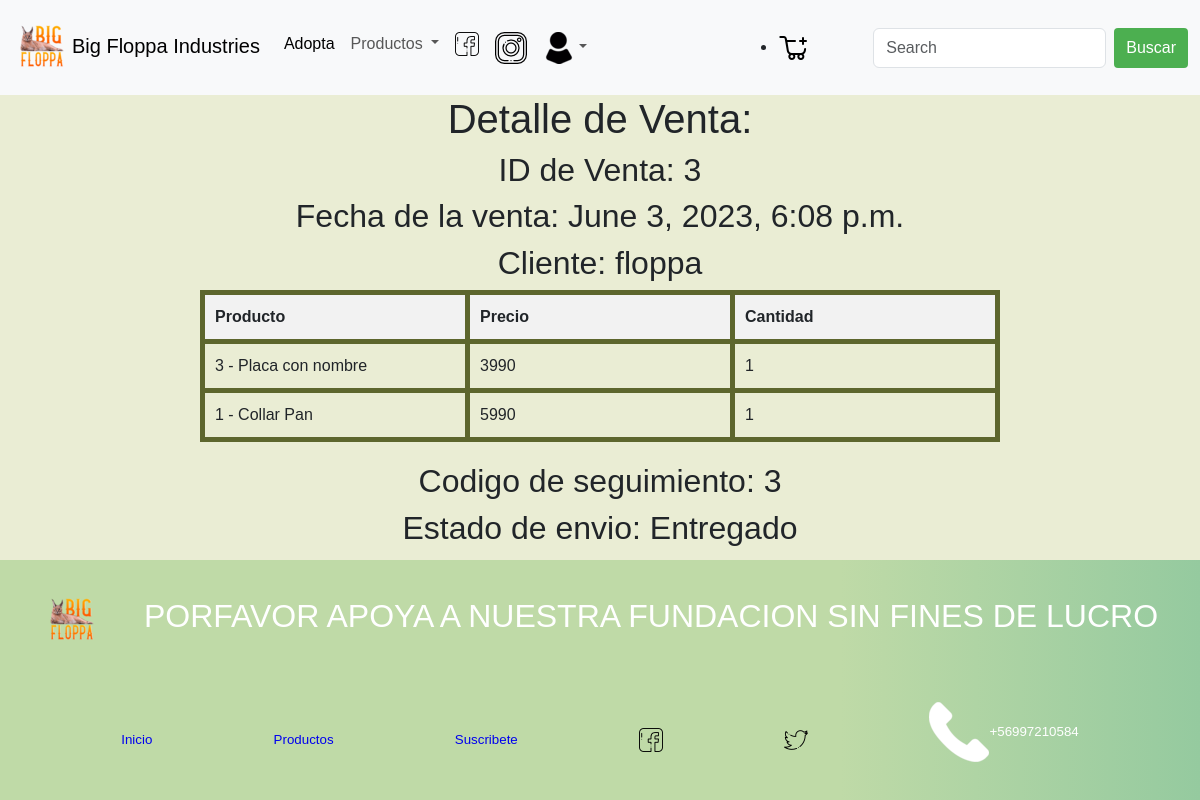
The app's page /venta/3/ with its own data.
### core/models.py (models this page shows, shortened)
class Venta(models.Model):
    id = models.AutoField(primary_key=True)
    fecha = models.DateTimeField(default=datetime.now())
    cliente = models.ForeignKey(to=User, on_delete=models.CASCADE)
    total = models.IntegerField()

class Detalle(models.Model):
    id = models.AutoField(primary_key=True)
    venta = models.ForeignKey(to=Venta, on_delete=models.CASCADE)
    producto = models.ForeignKey(to=Producto, on_delete=models.CASCADE)
    precio = models.IntegerField()
    cantidad = models.IntegerField()

class Producto(models.Model):
    codigo = models.CharField(max_length=4, primary_key=True)
    descripcion = models.CharField(max_length=200)
    precio  = models.IntegerField()
    stock  = models.IntegerField()
    imagen  = models.CharField(max_length=200)
    oferta = models.BooleanField(default=False)
    def __str__(self):
        return self.codigo+" - "+self.descripcion

class Seguimiento(models.Model):
    nro_seguimiento = models.AutoField(primary_key=True)
    id = models.ForeignKey(to=Venta, on_delete=models.CASCADE)
    estado = models.CharField(max_length=25)

### core/views.py (the view)
# urls.py: path('venta/<venta_id>/', detalle_venta, name='detalle_venta'),
def detalle_venta(request, venta_id):
    seguimiento = Seguimiento.objects.get(id=venta_id)
    venta = get_object_or_404(Venta, pk=venta_id)
    detalle = Detalle.objects.filter(venta=venta_id)
    context = {'venta': venta, 'detalle': detalle, 'seguimiento': seguimiento}
    return render(request, 'core/detalle_venta.html', context)

### core/templates/core/detalle_venta.html
{% extends 'core/base.html' %}
{% load static %}
{% block content %}
    <section id="ventas">
        <h1>Detalle de Venta:</h1>
    </section>
    <section id="ventas">
        <h2>ID de Venta: {{ venta.id }}</h2>
    </section>
    <section id="ventas">
        <h2>Fecha de la venta: {{ venta.fecha}} </h2>
    </section>
    <section id="ventas">
        <h2>Cliente: {{ venta.cliente}} </h2>
    </section>
    <section id="ventas">
        <table id="tabla">
            <thead>
                <tr>
                    <th>Producto</th>
                    <th>Precio</th>
                    <th>Cantidad</th>
                </tr>
            </thead>
            <tbody>
        {% for item in detalle %}
            <tr>
            <td>{{ item.producto }}</td>
            <td>{{ item.precio }}</td>
            <td>{{ item.cantidad }}</td>
            </tr>
        {% endfor %}
            </tbody>
        </table>
    </section>
    <section id="ventas">
        <h2> Codigo de seguimiento: {{seguimiento.nro_seguimiento}}</h2>
    </section>
    <section id="ventas">
        <h2> Estado de envio: {{seguimiento.estado}}</h2>
    </section>
{% endblock content %}

### core/static/estilo.css (style rules this page uses)
html { height: 100%; }
body { display: flex; flex-direction: column; height: 100%; background-color: #EAEDD4; font-family: Arial, sans-serif; }
#ventas { width: 100%; display: flex; justify-content: center; }
#tabla { width: 800px; border: 1px solid black; }
table { border-collapse: collapse; }
table { width: 100%; border-collapse: collapse; margin-bottom: 20px; }
th, td { padding: 10px; border: 1px solid #ccc; }
th { background-color: #f2f2f2; font-weight: bold; }
th, td { width: 25%; text-align: left; vertical-align: top; border: 5px solid #5d662d; border-radius: 1px; }

### records on screen
Venta: id "3", fecha "June 3, 2023, 6:08 p.m.", cliente "floppa"
Detalle: producto "3 - Placa con nombre", precio "3990", cantidad "1"
Detalle: producto "1 - Collar Pan", precio "5990", cantidad "1"
Seguimiento: nro_seguimiento "3", estado "Entregado"
